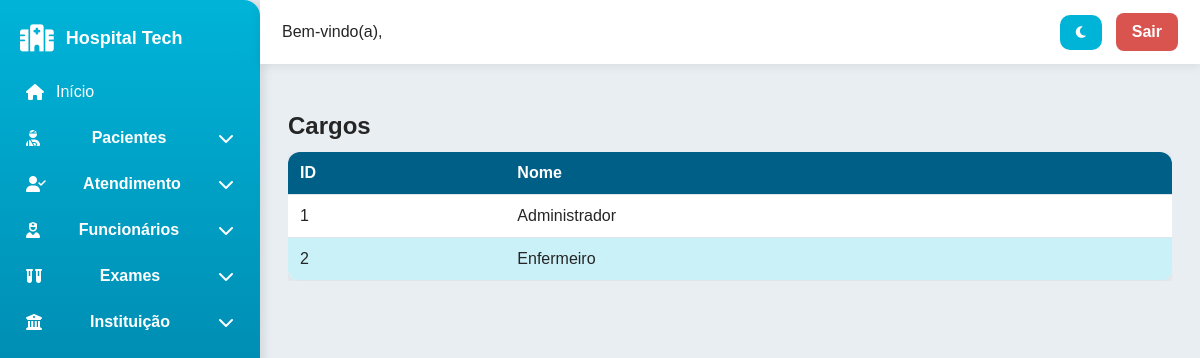
/sistema/consultar-cargo/ (signed in), run on the app's committed database.
### hospitalCC/models.py (models this page shows, shortened)
class Cargo(models.Model):
    id_cargo = models.AutoField(primary_key=True)
    nome = models.CharField(max_length=50, unique=True)

### hospitalCC/views.py (the view)
    def wrapper(request, *args, **kwargs):
        if not request.session.get("usuario_id"):
            return redirect("login")
        return view_func(request, *args, **kwargs)

### hospitalCC/views.py (called while the page is built)
def require_login(view_func):
    def wrapper(request, *args, **kwargs):
        if not request.session.get("usuario_id"):
            return redirect("login")
        return view_func(request, *args, **kwargs)
    return wrapper

@require_login
def consultar_cargo(request):
    dados = Cargo.objects.all()
    return render(request, 'consultar/cargo.html', {'dados': dados})

### hospitalCC/TEMPLATES/consultar/cargo.html (shortened to what this page needs)
{% extends 'baseFuncionario.html' %}
{% block content %}
<h2>Cargos</h2>
<div class="table-container">
    <table>
        <thead>
            <tr>
                <th>ID</th>
                <th>Nome</th>
            </tr>
        </thead>
        <tbody>
            {% for item in dados %}
            <tr>
                <td>{{ item.id_cargo }}</td>
                <td>{{ item.nome }}</td>
            </tr>
            {% empty %}
            <tr><td colspan="2">Nenhum cargo encontrado.</td></tr>
            {% endfor %}
        </tbody>
    </table>
</div>
{% endblock %}

### hospitalCC/static/css/style.css (style rules this page uses)
:root { --bg: #ffffff; --bg-secondary: #f5f5f5; --text: #222; --border: #ddd; --primary: #0066ff; }
body { background: var(--bg); color: var(--text); transition: background 0.25s ease, color 0.25s ease; }
.card, .sidebar, .topbar, table, input, select, textarea { transition: background 0.25s ease, color 0.25s ease, border 0.25s ease; }
:root { --primary: #00B4D8; --primary-dark: #005F87; --accent: #CAF0F8; --bg: #E9EEF2; --bg-card: #FFFFFF; --text: #252525; --text-light: #6A6A6A; --border: #DDE5EA; --shadow: rgba(0,0,0,0.08); --shadow-strong: rgba(0,0,0,0.12); --radius: 10px; --radius-lg: 14px; --transition: 0.22s ease; }
* { box-sizing:border-box; margin:0; padding:0; font-family:'Poppins',Arial,sans-serif; }
html,body { width:100%; height:100%; background:var(--bg); color:var(--text); transition:var(--transition); }
body { display:flex; overflow-x:hidden; }
.table-container { overflow-x:auto; margin-top:12px; }
table { width:100%; border-collapse:collapse; background:var(--bg-card); border-radius:12px; overflow:hidden; box-shadow:0 2px 10px var(--shadow); }
thead { background:var(--primary-dark); color:#fff; }
th,td { padding:12px; border-bottom:1px solid var(--border); text-align:left; }
tbody tr:nth-child(even) { background:var(--accent); }
tbody tr { background: var(--bg-card) !important; color: var(--text) !important; }
tbody tr:nth-child(even) { background: var(--accent) !important; }

### data on the page
Cargo: id_cargo "1", nome "Administrador"
Cargo: id_cargo "2", nome "Enfermeiro"
